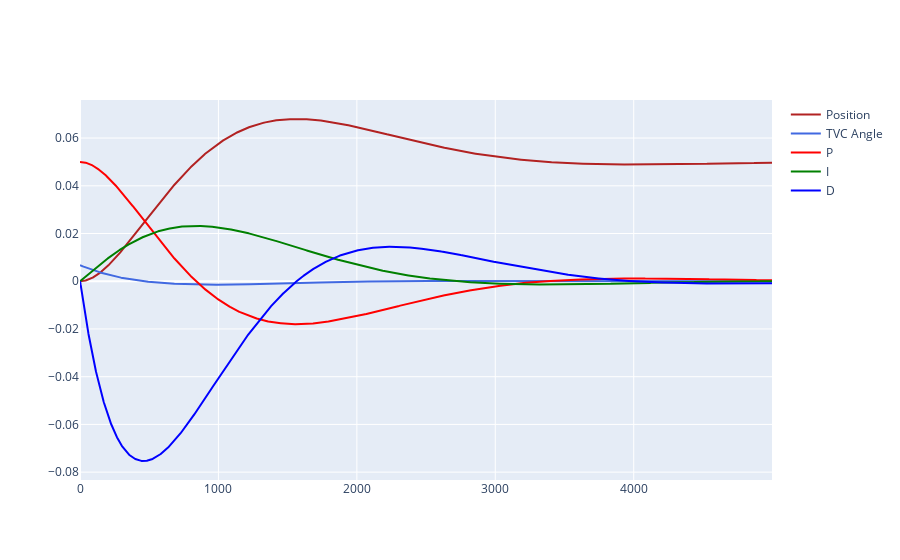

Notebook code for this chart:
### Code cell
import plotly.graph_objects as go
import pandas as pd
import numpy as np
import time

starttime=time.time()

#fig.show()

#while True:
df = pd.read_csv('data/flight.csv')
fig = go.FigureWidget()
fig.add_trace(go.Scatter(x=df['ms'], y=df['0_ang_pos'], name='Position', line=dict(color='firebrick', width=2)))
fig.add_trace(go.Scatter(x=df['ms'], y=df['0_output'], name = 'TVC Angle', line=dict(color='royalblue', width=2)))
fig.add_trace(go.Scatter(x=df['ms'], y=df['0_p'], name = 'P', line=dict(color='red', width=2)))
fig.add_trace(go.Scatter(x=df['ms'], y=df['0_i'], name = 'I', line=dict(color='green', width=2)))
fig.add_trace(go.Scatter(x=df['ms'], y=df['0_d'], name = 'D', line=dict(color='blue', width=2)))
fig.add_trace(go.Scatter(x=df['ms'], y=df['0_lin_pos'], name = 'D', line=dict(color='blue', width=2)))
fig.show()
#time.sleep(1.0 - ((time.time() - starttime) % 1.0))

### Figure 1 — Plotly figure (JSON) as saved in the notebook; plotly's stock layout.template omitted (floating-point values rounded to 4 significant figures; data arrays with more than 128 entries replaced by an {"elided": "..."} marker saying what was removed)
{"data": [{"line": {"color": "firebrick", "width": 2}, "name": "Position", "type": "scatter", "uid": "6f489708-75f5-4cad-85e0-c78b39164b8a", "x": {"elided": "5000 int values"}, "y": {"elided": "5000 float values"}}, {"line": {"color": "royalblue", "width": 2}, "name": "TVC Angle", "type": "scatter", "uid": "b905524c-6af9-42ec-b1c3-1edce0d8869e", "x": {"elided": "5000 int values"}, "y": {"elided": "5000 float values"}}, {"line": {"color": "red", "width": 2}, "name": "P", "type": "scatter", "uid": "b4915b6f-a77e-4e9f-9638-a5a6e00f5fd9", "x": {"elided": "5000 int values"}, "y": {"elided": "5000 float values"}}, {"line": {"color": "green", "width": 2}, "name": "I", "type": "scatter", "uid": "1fe6524d-6e11-4ed8-81bf-d80b1ddeda25", "x": {"elided": "5000 int values"}, "y": {"elided": "5000 float values"}}, {"line": {"color": "blue", "width": 2}, "name": "D", "type": "scatter", "uid": "a6ff3fce-9643-48f0-b361-5b1717448d12", "x": {"elided": "5000 int values"}, "y": {"elided": "5000 float values"}}], "layout": {}}
